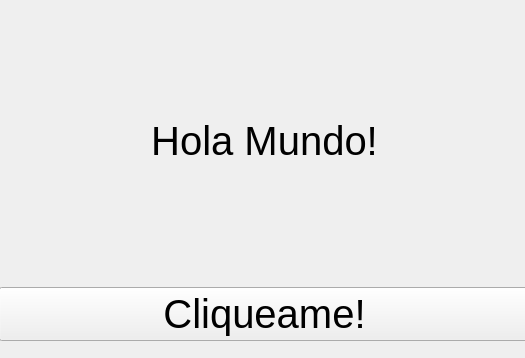
<?xml version="1.0" encoding="UTF-8"?>
<ui version="4.0">
 <class>MainWindow</class>
 <widget class="QMainWindow" name="MainWindow">
  <property name="geometry">
   <rect>
    <x>0</x>
    <y>0</y>
    <width>525</width>
    <height>358</height>
   </rect>
  </property>
  <property name="windowTitle">
   <string>MainWindow</string>
  </property>
  <widget class="QWidget" name="centralwidget">
   <widget class="QWidget" name="verticalLayoutWidget">
    <property name="geometry">
     <rect>
      <x>-1</x>
      <y>0</y>
      <width>531</width>
      <height>341</height>
     </rect>
    </property>
    <layout class="QVBoxLayout" name="verticalLayout">
     <item>
      <widget class="QLabel" name="etiqueta">
       <property name="font">
        <font>
         <pointsize>30</pointsize>
        </font>
       </property>
       <property name="text">
        <string>Hola Mundo!</string>
       </property>
       <property name="alignment">
        <set>Qt::AlignCenter</set>
       </property>
      </widget>
     </item>
     <item>
      <widget class="QPushButton" name="boton">
       <property name="font">
        <font>
         <pointsize>30</pointsize>
        </font>
       </property>
       <property name="text">
        <string>Cliqueame!</string>
       </property>
      </widget>
     </item>
    </layout>
   </widget>
  </widget>
 </widget>
 <resources/>
 <connections/>
</ui>
